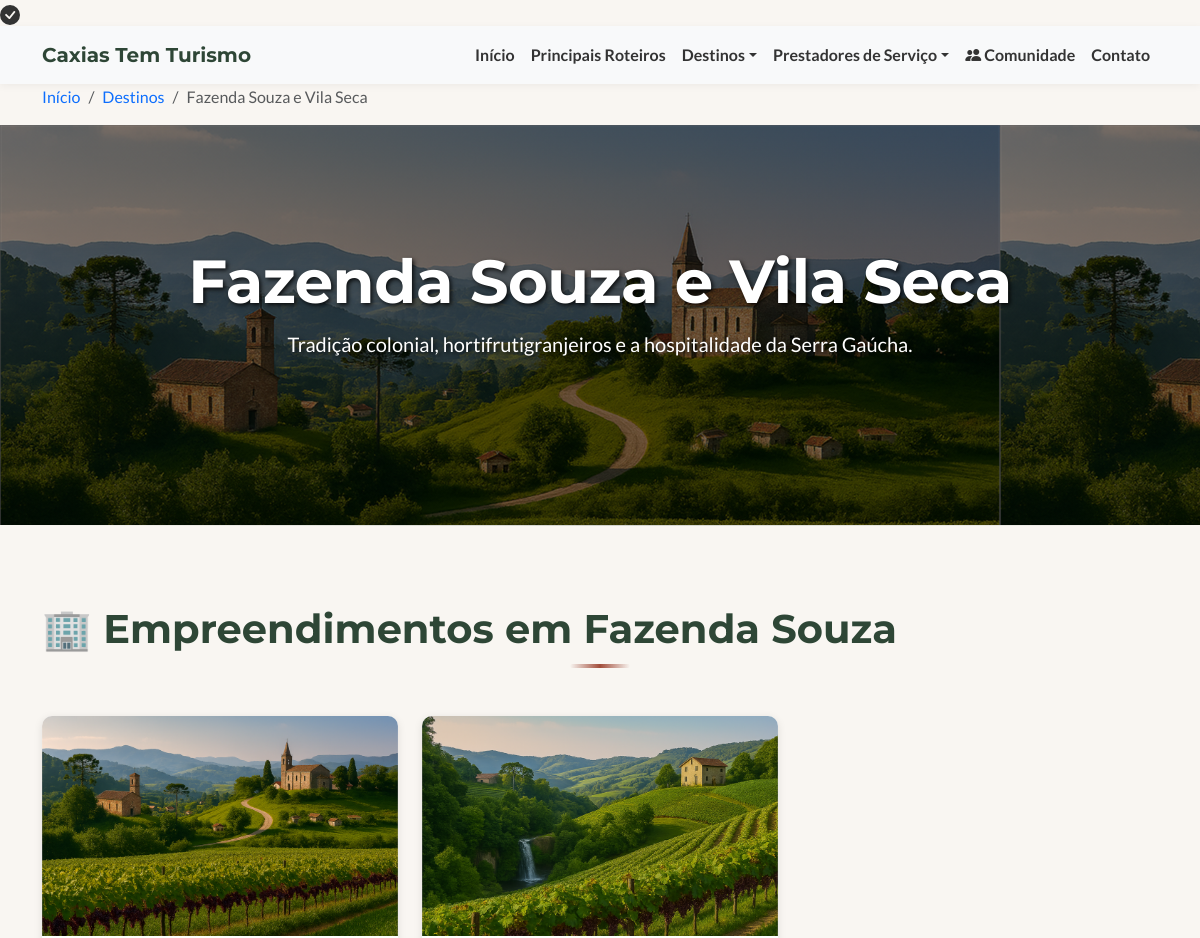
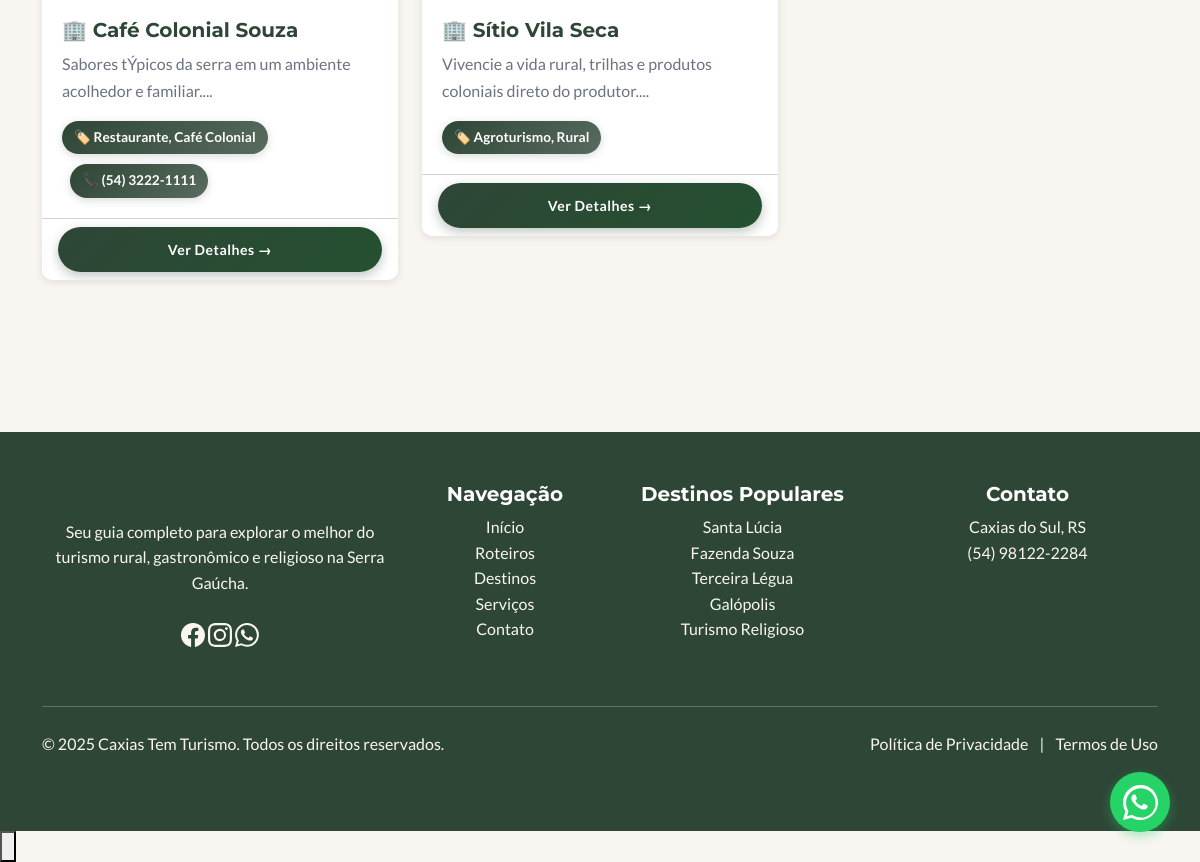
/destinos/fazenda-souza.php, run on the app's committed database (2 pictures, top to bottom).
### tables this page shows
CREATE TABLE `empreendimentos` (
  `id` int(11) NOT NULL AUTO_INCREMENT,
  `destino_id` int(11) NOT NULL,
  `titulo` varchar(255) NOT NULL,
  `descricao` text DEFAULT NULL,
  `contato` varchar(255) DEFAULT NULL,
  `endereco` varchar(255) DEFAULT NULL,
  `imagem` varchar(255) DEFAULT NULL,
  `tags` varchar(255) DEFAULT NULL,
  `alt_text` varchar(255) DEFAULT '',
  PRIMARY KEY (`id`),
  KEY `destino_id` (`destino_id`),
  CONSTRAINT `empreendimentos_ibfk_1` FOREIGN KEY (`destino_id`) REFERENCES `destinos` (`id`) ON DELETE CASCADE
);

### destinos/_empreendimentos_bloco.php (the view, shortened to what this page needs)
<?php
$res_emps = $conn->query("SELECT * FROM empreendimentos WHERE destino_id = $destino_id ORDER BY titulo ASC");
?>
<?php if($res_emps && $res_emps->num_rows > 0): ?>
    <?php while($emp = $res_emps->fetch_assoc()): ?>
    <div class="col-md-4" itemscope itemtype="http://schema.org/TouristAttraction" data-aos="zoom-in">
        <a href="https://www.google.com/maps/search/?api=1&query=<?php echo urlencode(($emp['endereco'] ?? '') . ' Caxias do Sul RS'); ?>" target="_blank" class="card-link text-decoration-none" rel="noopener">
            <div class="card h-100 card-hover border-0" style="position: relative; box-shadow: 0 2px 8px rgba(0,0,0,0.1);">
                <div class="card-img-overlay-wrapper">
                    <?php if(!empty($emp['imagem'])): ?>
                        <img src="../img/<?php echo htmlspecialchars($emp['imagem']); ?>" class="card-img-top" alt="<?php echo htmlspecialchars(!empty($emp['alt_text']) ? $emp['alt_text'] : $emp['titulo']); ?>" loading="lazy">
                    <?php else: ?>
                        <img src="../img/img1.png" class="card-img-top" alt="<?php echo htmlspecialchars(!empty($emp['alt_text']) ? $emp['alt_text'] : $emp['titulo']); ?>" loading="lazy">
                    <?php endif; ?>
                </div>
                <div class="card-body">
                    <h5 class="card-title" itemprop="name">🏢 <?php echo htmlspecialchars($emp['titulo']); ?></h5>
                    <p class="card-text text-muted" itemprop="description"><?php echo htmlspecialchars(substr($emp['descricao'], 0, 80)) . '...'; ?></p>
                    <div class="card-features">
                        <?php if(!empty($emp['tags'])): ?>
                            <span class="feature-tag">🏷️ <?php echo htmlspecialchars($emp['tags']); ?></span>
                        <?php endif; ?>
                        <?php if(!empty($emp['contato'])): ?>
                            <span class="feature-tag" style="display: inline-flex; margin-left: 8px;">📞 <?php echo htmlspecialchars($emp['contato']); ?></span>
                        <?php endif; ?>
                    </div>
                </div>
                <div class="card-footer bg-transparent">
                    <button class="btn btn-primary btn-sm w-100">Ver Detalhes →</button>
                </div>
            </div>
        </a>
    </div>
    <?php endwhile; ?>
<?php endif; ?>

### css/style.css (style rules this page uses)
:root { --primary: #2E4636; --accent: #A14C3A; --light: #F9F6F2; --dark: #333333; --white: #FFFFFF; --body-font-family: 'Lato', 'Helvetica Neue', Arial, sans-serif; --heading-font-family: 'Montserrat', 'Helvetica Neue', Arial, sans-serif; }
body { font-family: var(--body-font-family); color: var(--dark); background-color: var(--light); line-height: 1.6; }
h1, h2, h3, h4, h5, h6 { font-family: var(--heading-font-family); font-weight: 700; color: var(--primary); }
.card { display: flex; flex-direction: column; border: none; border-radius: 10px; box-shadow: 0 4px 12px rgba(0,0,0,0.08); transition: all 0.4s cubic-bezier(0.165, 0.84, 0.44, 1); overflow: hidden; position: relative; z-index: 1; }
.card-body { flex: 1 1 auto; display: flex; flex-direction: column; justify-content: space-between; padding: 1.25rem; }
.card-footer { flex-shrink: 0; }
.card::after { content: ''; position: absolute; inset: 0; border-radius: 10px; box-shadow: 0 10px 30px rgba(0,0,0,0.15); opacity: 0; transition: all 0.4s cubic-bezier(0.165, 0.84, 0.44, 1); pointer-events: none; }
.card-title { color: var(--primary); font-weight: 700; transition: color 0.3s ease; word-break: break-word; overflow-wrap: break-word; display: -webkit-box; -webkit-line-clamp: 2; -webkit-box-orient: vertical; overflow: hidden; }
.card-text { flex: 1 1 auto; overflow: hidden; text-overflow: ellipsis; }
.card-link { display: block; color: inherit; text-decoration: none; }
.card-img-top { transition: transform 0.4s cubic-bezier(0.165, 0.84, 0.44, 1); transform: scale(1); }
.card-title { color: var(--primary); font-weight: 700; transition: color 0.3s ease; }
.card-features { display: flex; flex-wrap: wrap; gap: 10px; }
.btn-primary { background-color: var(--primary); border-color: var(--primary); color: var(--white) !important; font-weight: 700; padding: 12px 30px; border-radius: 50px; transition: background-color 0.3s ease, border-color 0.3s ease; }
.card-img-overlay-wrapper { position: relative; height: 220px; overflow: hidden; }
.card-img-top { height: 220px; object-fit: cover; }
.feature-tag { display: inline-flex; align-items: center; gap: 6px; background: linear-gradient(135deg, var(--primary), rgba(46, 70, 54, 0.8)); color: var(--white); padding: 6px 12px; border-radius: 20px; font-size: 0.85rem; font-weight: 600; transition: all 0.3s ease; box-shadow: 0 2px 8px rgba(46, 70, 54, 0.2); }
.card-hover { position: relative; }
.card-hover::before { content: ''; position: absolute; inset: 0; background: linear-gradient(135deg, rgba(46, 70, 54, 0.05), rgba(161, 76, 58, 0.05)); border-radius: 10px; opacity: 0; transition: opacity 0.3s ease; pointer-events: none; }
.card-footer { transition: all 0.3s ease; }
.btn { position: relative; overflow: hidden; font-weight: 600; letter-spacing: 0.5px; transition: all 0.3s ease; }
.btn::before { content: ''; position: absolute; top: 50%; left: 50%; width: 0; height: 0; border-radius: 50%; background: rgba(255, 255, 255, 0.3); transform: translate(-50%, -50%); transition: width 0.5s ease, height 0.5s ease; pointer-events: none; }
.btn-primary { background: linear-gradient(135deg, var(--primary), #245030); border: none; box-shadow: 0 4px 12px rgba(46, 70, 54, 0.3); }
h3, h4, h5 { font-weight: 700; }
.text-muted { color: #6B7280 !important; line-height: 1.7; }
.row > * { margin-bottom: 1.5rem; }
a { transition: color 0.3s ease; text-decoration: none; }
img { max-width: 100%; height: auto; transition: all 0.3s ease; }

### data on the page
empreendimentos: imagem (picture), titulo "Café Colonial Souza", descricao "Sabores tÝpicos da serra em um ambiente acolhedor e familiar.", tags "Restaurante, Café Colonial", contato "(54) 3222-1111"
empreendimentos: imagem (picture), titulo "Sítio Vila Seca", descricao "Vivencie a vida rural, trilhas e produtos coloniais direto do produtor.", tags "Agroturismo, Rural"

### other printed values
$opcoes['contato_endereco'] "Caxias do Sul, RS"
$opcoes['contato_telefone'] "(54) 98122-2284"
